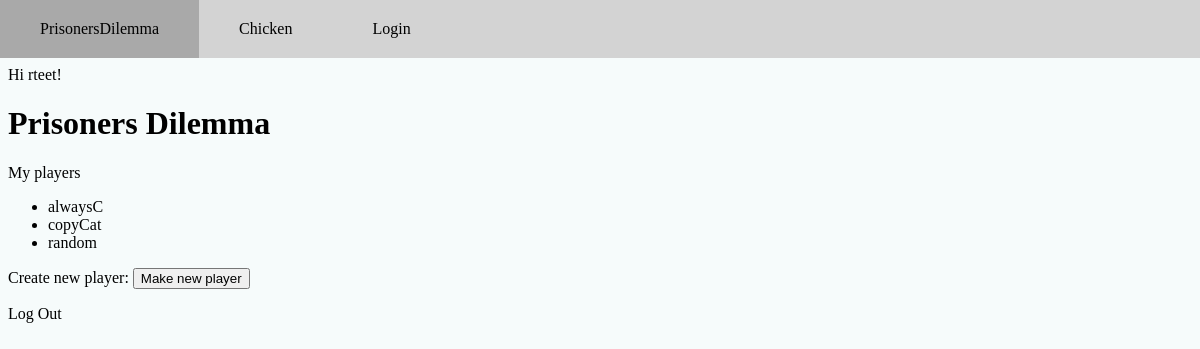
The app's page /games/gameHome/1 (signed in) with its own data.
### games/models.py (models this page shows, shortened)
class Game(models.Model):
    name = models.TextField()

class Player(models.Model):
    name = models.TextField(max_length=100, default="default")
    user = models.ForeignKey(User, related_name="players", on_delete=models.CASCADE)
    strategy = models.TextField(default="default")
    points = models.IntegerField(default=0)
    rounds_played = models.IntegerField(default=0)
    points_per_round = models.FloatField(default=0)
    game = models.ForeignKey(Game, related_name= 'players', on_delete=models.CASCADE)

### games/views.py (the view)
# urls.py: path("gameHome/<int:game_id>", views.gameHome, name="gameHome")
def gameHome(request, game_id):
    players = request.user.players.filter(game=game_id)
    return render(request, "games/gameHome.html",
        {"game_id": game_id,
         "players": players,
         "game": Game.objects.get(pk=game_id)})

### games/templates/games/gameHome.html (shortened to what this page needs)
{% extends 'registration/loggedInBase.html' %}
{% block content %}
  Hi {{ user.username }}!
  <h1>{{game.name}}</h1>
  <p>My players</p>
  <ul>
    {% for player in players %}
      <li>
        <a href = {% url "games:playerDetail" player.id %}>{{player.name}}</a>
      </li>
    {% endfor %}
  </ul>
  <p>
    Create new player:
    <button>
      <a href={% url "games:createNewPlayer" game_id %}>Make new player</a>
    </button>
  </p>
  <p><a href="{% url 'logout' %}">Log Out</a></p>
{% endblock %}

### prisonersDilemnaWeb/static/css/style.css (style rules this page uses)
body { margin: 0; background-color: #f6fbfb; }
a { text-decoration: none; color: black; }

### records on screen
Game: name "Prisoners Dilemma"
Player: name "alwaysC"
Player: name "copyCat"
Player: name "random"

### other values on screen
{{ user.username }} "rteet"
